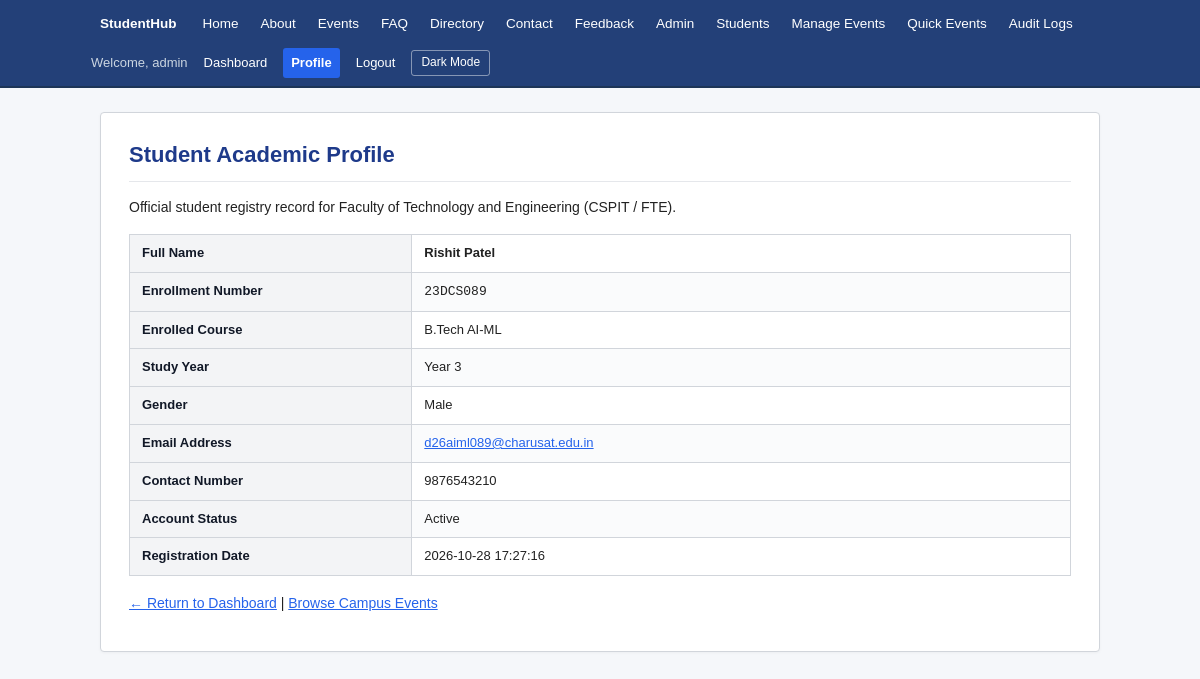
The app's page /profile.php (signed in) with its own data.
### tables this page shows
CREATE TABLE IF NOT EXISTS `students` (
    `id` INT AUTO_INCREMENT PRIMARY KEY,
    `user_id` INT NULL,
    `name` VARCHAR(100) NOT NULL,
    `enrollment_no` VARCHAR(20) NOT NULL UNIQUE,
    `email` VARCHAR(100) NOT NULL UNIQUE,
    `mobile` VARCHAR(15) NOT NULL,
    `course` VARCHAR(50) NOT NULL,
    `year` INT NOT NULL,
    `gender` ENUM('Male', 'Female', 'Other') NOT NULL,
    `status` ENUM('Active', 'Inactive') DEFAULT 'Active',
    `created_at` TIMESTAMP DEFAULT CURRENT_TIMESTAMP,
    CONSTRAINT `fk_students_user` FOREIGN KEY (`user_id`) REFERENCES `users` (`id`) ON DELETE SET NULL
);

### profile.php (the view, shortened to what this page needs)
<?php
require_once __DIR__ . '/includes/auth.php';
$userId = (int)$_SESSION['user_id'];
$st_stmt = $conn->prepare("SELECT * FROM students WHERE user_id = ? LIMIT 1");
$st_stmt->bind_param("i", $userId);
$st_stmt->execute();
$student = $st_stmt->get_result()->fetch_assoc();
if (!$student) {
    $f_res = $conn->query("SELECT * FROM students WHERE id = 1 LIMIT 1");
    $student = $f_res ? $f_res->fetch_assoc() : [
        'name' => 'Rishit Patel',
        'enrollment_no' => '23DCS089',
        'course' => 'B.Tech AI-ML',
        'year' => 3,
        'email' => 'student@charusat.edu.in',
        'mobile' => '9876543210',
        'gender' => 'Male',
        'status' => 'Active',
        'created_at' => date('Y-m-d H:i:s')
    ];
}
include __DIR__ . '/includes/header.php';
?>
<h1>Student Academic Profile</h1>
<p>Official student registry record for Faculty of Technology and Engineering (CSPIT / FTE).</p>
<table>
    <tr>
        <th style="width: 30%;">Full Name</th>
        <td><strong><?= htmlspecialchars($student['name']) ?></strong></td>
    </tr>
    <tr>
        <th>Enrollment Number</th>
        <td><code><?= htmlspecialchars($student['enrollment_no']) ?></code></td>
    </tr>
    <tr>
        <th>Enrolled Course</th>
        <td><?= htmlspecialchars($student['course']) ?></td>
    </tr>
    <tr>
        <th>Study Year</th>
        <td>Year <?= (int)$student['year'] ?></td>
    </tr>
    <tr>
        <th>Gender</th>
        <td><?= htmlspecialchars($student['gender'] ?? 'Not specified') ?></td>
    </tr>
    <tr>
        <th>Email Address</th>
        <td><a href="mailto:<?= htmlspecialchars($student['email']) ?>"><?= htmlspecialchars($student['email']) ?></a></td>
    </tr>
    <tr>
        <th>Contact Number</th>
        <td><?= htmlspecialchars($student['mobile']) ?></td>
    </tr>
    <tr>
        <th>Account Status</th>
        <td><?= htmlspecialchars($student['status'] ?? 'Active') ?></td>
    </tr>
    <tr>
        <th>Registration Date</th>
        <td><?= htmlspecialchars($student['created_at'] ?? 'N/A') ?></td>
    </tr>
</table>
<p>
    <a href="dashboard.php">&larr; Return to Dashboard</a> |
    <a href="events.php">Browse Campus Events</a>
</p>
<?php include __DIR__ . '/includes/footer.php'; ?>

### style.css (style rules this page uses)
* { box-sizing: border-box; }
body { font-family: Arial, Helvetica, sans-serif; font-size: 14px; line-height: 1.6; color: #222222; background-color: #f5f7fa; margin: 0; padding: 0; }
a { color: #2563eb; text-decoration: underline; }
h1 { font-size: 22px; font-weight: bold; color: #1e3a8a; margin-top: 0; margin-bottom: 14px; padding-bottom: 8px; border-bottom: 1px solid #e5e7eb; }
p { margin-top: 0; margin-bottom: 12px; color: #222222; }
table { width: 100%; border-collapse: collapse; margin: 16px 0; font-size: 13px; background-color: #ffffff; }
th, td { border: 1px solid #d1d5db; padding: 8px 12px; text-align: left; vertical-align: middle; }
th { background-color: #f3f4f6; color: #111827; font-weight: 600; }
tr:nth-child(even) { background-color: #fafbfc; }

### records on screen
students: name "Rishit Patel", enrollment_no "23DCS089", course "B.Tech AI-ML", year "3", gender "Male", email "d26aiml089@charusat.edu.in", mobile "9876543210", status "Active", created_at "2026-10-28 17:27:16"

### other values on screen
$currentUser['username'] "admin"
